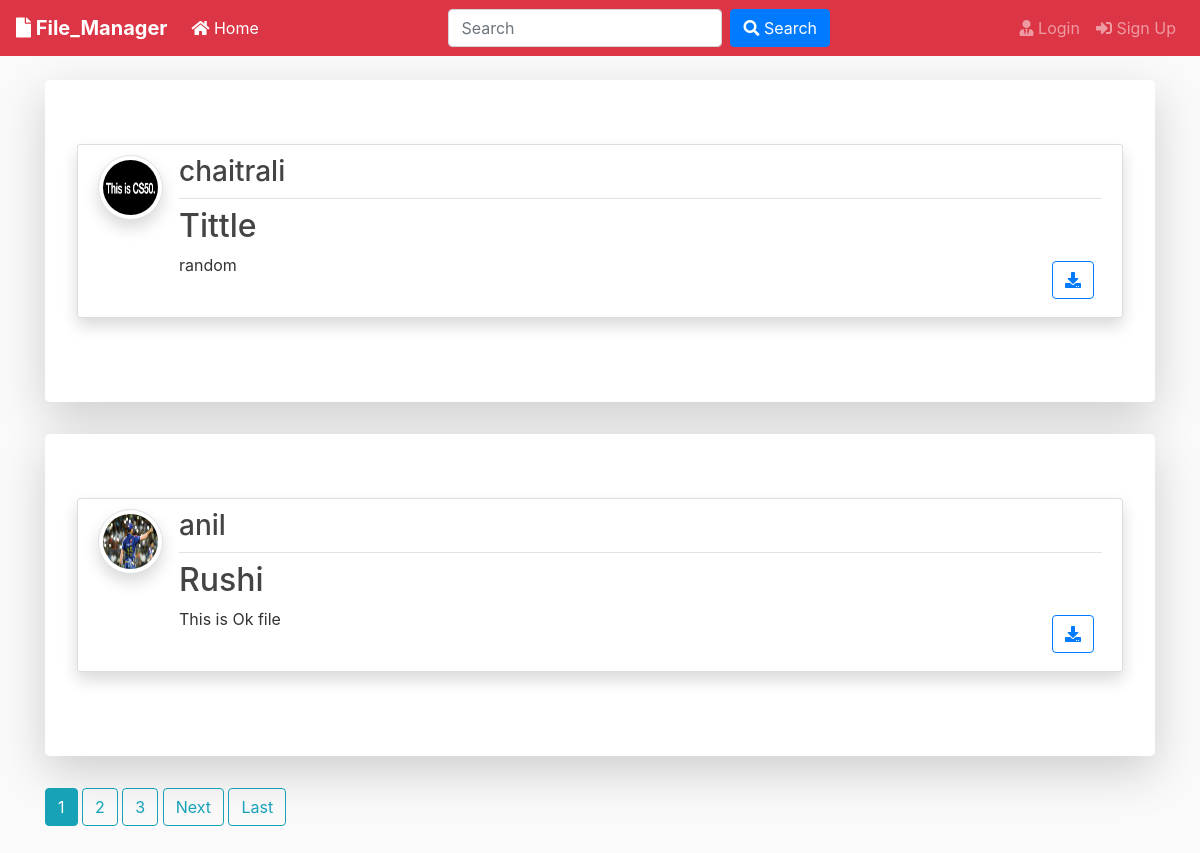
The page / on the database its author committed.
### blog/models.py (models this page shows, shortened)
class Post(models.Model):
	title = models.CharField(max_length=100)
	file = models.FileField(null=True,blank=True,upload_to='Files')
	content = models.TextField()
	date_posted = models.DateTimeField(default=timezone.now)
	author = models.ForeignKey(User, on_delete=models.CASCADE)

### users/models.py (models this page shows, shortened)
class Profile(models.Model):
    user = models.OneToOneField(User, on_delete=models.CASCADE)
    image = models.ImageField(default='default.jpg', upload_to='profile_pics')

### blog/views.py (the view)
# urls.py: path('', PostListView.as_view(), name='blog-home'),
class PostListView(ListView):
    model = Post
    template_name = 'blog/home.html'  # <app>/<model>_<viewtype>.html
    context_object_name = 'posts'
    ordering = ['-date_posted']
    paginate_by = 2

### blog/templates/blog/home.html (shortened to what this page needs)
{% extends "blog/base.html" %}
{% block content %}
    {% for post in posts %}
      <div class="jumbotron mt-3 bg-white shadow-lg">
      <article class="media content-section shadow">
        <a href="{{ post.author.profile.image.url }} " target="_blank"> <img src="{{ post.author.profile.image.url }}  " alt="" class="article-img rounded-circle img-thumbnail img-fluid shadow">
        </a>
        <div class="media-body">
          <div class="article-metadata d-flex justify-content-between">
            <a class="mr-2 " href="{% url 'user-posts' post.author.username  %}"><h3>{{ post.author }}</h3></a>
          </div>
          <h2><a class="article-title text-justify " href="{% url 'post-detail' post.id %}">{{ post.title }}</a></h2>
          <div class="d-flex justify-content-between">
            <p class="article-content text-justify text-truncate overflow-hidden">{{ post.content }}</p>
            {% if post.file %}
          <div class="form-group mt-0 pt-0  m-2">
            <a class="btn btn-outline-primary  btn-d "  href="{{ post.file.url }}"  download type="submit"><i class="fas fa-download"></i></a>
          </div>
          {% endif %}
        </div>
      </article>
      </div>
    {% endfor %}
    {% if is_paginated %}
      {% for num in page_obj.paginator.page_range %}
        {% if page_obj.number == num %}
          <a class="btn btn-info mb-4" href="?page={{ num }}">{{ num }}</a>
        {% elif num > page_obj.number|add:'-3' and num < page_obj.number|add:'3' %}
          <a class="btn btn-outline-info mb-4" href="?page={{ num }}">{{ num }}</a>
        {% endif %}
      {% endfor %}
      {% if page_obj.has_next %}
        <a class="btn btn-outline-info mb-4" href="?page={{ page_obj.next_page_number }}">Next</a>
        <a class="btn btn-outline-info mb-4" href="?page={{ page_obj.paginator.num_pages }}">Last</a>
      {% endif %}
    {% endif %}
{% endblock content %}

### blog/templates/blog/base.html (shortened to what this page needs)
{% load crispy_forms_tags %}
{% load static %}
<!doctype html>
<html lang="en">
<head>
    <link rel="stylesheet"
        href="https://stackpath.bootstrapcdn.com/bootstrap/4.3.1/css/bootstrap.min.css"
>
    <link rel="stylesheet" href="https://use.fontawesome.com/releases/v5.8.1/css/all.css">
    <link rel="stylesheet" href="{% static 'blog/main.css' %}">
</head>
<body>
    <nav class="navbar navbar-expand-lg navbar-dark bg-danger">
        <a class="navbar-brand font-weight-bold" href="{% url 'blog-home' %}"><i class="fas fa-file"></i> File_Manager
        </a>
        <div class="collapse navbar-collapse" id="navbarSupportedContent">
            <ul class="navbar-nav mr-auto">
                <li class="nav-item active">
                    <a class="nav-link" href="{% url 'blog-home' %}"><i class="fas fa-home"></i> Home </a>
                </li>
            </ul>
            <form id="searchform" action="{% url 'search' %}" method="get" class="form-inline my-2 my-lg-0">
                <input class="form-control mr-sm-2" type="text" name="q" value="{{ request.GET.q }}" placeholder="Search">
                <button class="btn btn-primary my-2 my-sm-0" type="submit"><i class="fa fa-search"></i> Search</button>
            </form>
            {% if user.is_authenticated %}
            <div class="navbar-nav ml-auto">
                <a href="{% url 'user-posts' user %}" class="nav-link"><i class="fas fa-user-shield"></i> My Post</a>
                <a href="{% url 'post-create' %}" class="nav-link"><i class="fas fa-user-edit"></i> New Post</a>
                <a href="{% url 'profile' %}" class="nav-link"><i class="fas fa-user"></i> {{ user.username }}</a>
                <a href="{% url 'logout' %}" class="nav-link"><i class="fas fa-sign-out-alt"></i> Log Out</a>
            </div>
            {% else %}
            <div class="navbar-nav ml-auto">
                <a href="{% url 'login' %}" class="nav-link"><i class="fas fa-user-tie"></i> Login</a>
                <a href="{% url 'register' %}" class="nav-link"><i class="fas fa-sign-in-alt"></i> Sign Up</a>
            </div>
            {% endif %}
        </div>
    </nav>
    <div class="container my-4">
        {% block content %}
        {% endblock %}
    </div>
</body>
</html>

### blog/static/blog/main.css (style rules this page uses)
body { background: #fafafa; color: #333333; margin-top: 0; }
h1, h2, h3, h4, h5, h6 { color: #444444; }
ul { margin: 0; }
.content-section { background: #ffffff; padding: 10px 20px; border: 1px solid #dddddd; border-radius: 3px; margin-bottom: 20px; }
.article-title { color: #444444; }
.article-content { white-space: pre-line; }
.article-img { height: 65px; width: 65px; margin-right: 16px; }
.article-metadata { padding-bottom: 1px; margin-bottom: 4px; border-bottom: 1px solid #e3e3e3 }

### rows shown on the page
Post: author.profile.image (placeholder picture), author "chaitrali", title "Tittle", content "random"
Post: author.profile.image (picture), author "anil", title "Rushi", content "This is Ok file"

### other values the page prints
{{ num }} "1"
{{ num }} "2" "3"
